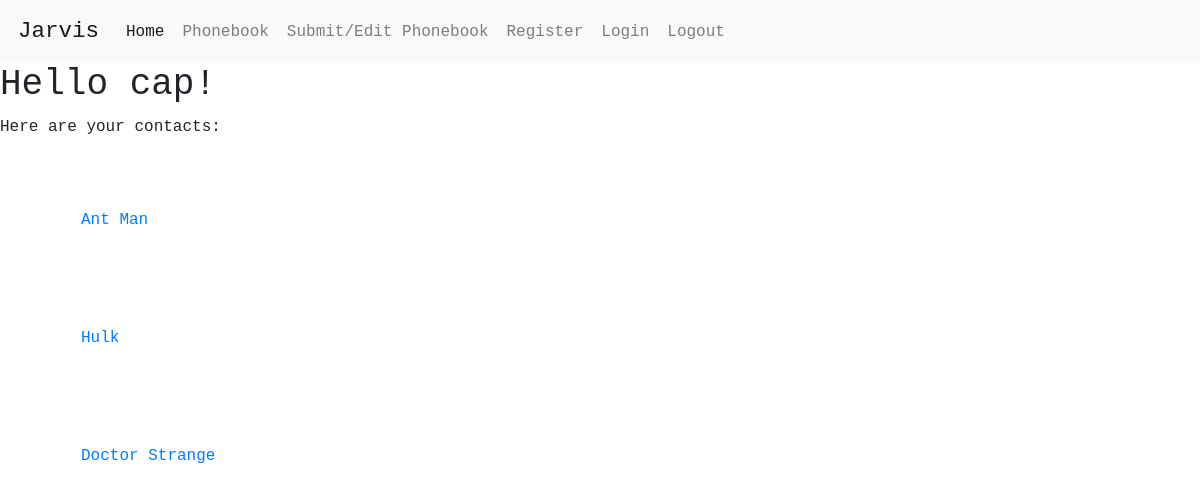
/phonebook.html (signed in), run on an earlier commit of the app's database.
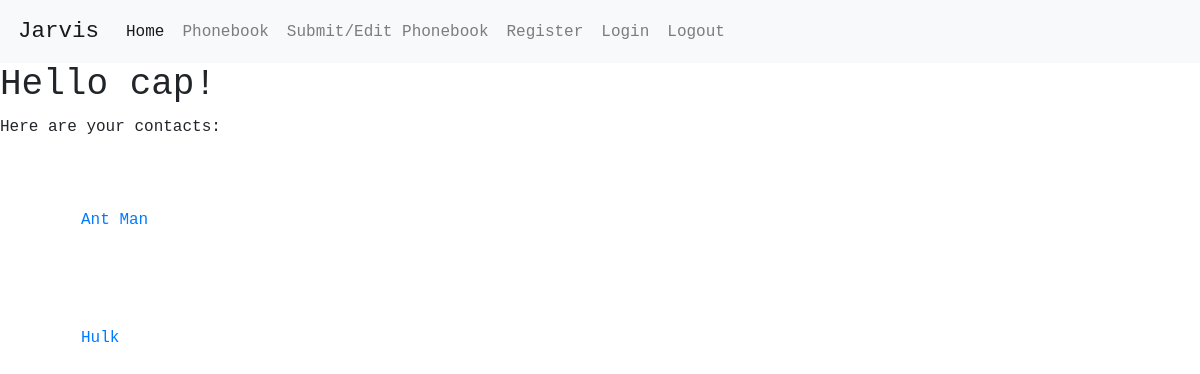
And on a later commit of the database.
### avengers_phonebook/models.py (models this page shows, shortened)
class User(db.Model, UserMixin):
    id = db.Column(db.Integer, primary_key = True)
    username = db.Column(db.String(150), nullable = True, unique = True, default="")
    email = db.Column(db.String(150), nullable = True, unique = True, default="")
    password = db.Column(db.String(256), nullable = True, default="")

class AvengerNum(db.Model):
    id = db.Column(db.Integer, primary_key = True)
    avenger_name = db.Column(db.String(200))
    phone_num = db.Column(db.String(10))
    date_created = db.Column(db.DateTime, nullable = False, default = datetime.utcnow)
    user_id = db.Column(db.Integer, db.ForeignKey('user.id'), nullable = False)

### avengers_phonebook/routes.py (the view)
@app.route('/phonebook.html')
def phonebook():
    nums = AvengerNum.query.all()
    return render_template('phonebook.html', nums = nums)

### avengers_phonebook/models.py (called while the page is built)
@login.user_loader
def load_user(user_id):
    return User.query.get(int(user_id))

### avengers_phonebook/templates/phonebook.html (shortened to what this page needs)
{% extends 'base.html' %}
{% block content %}
{% if current_user.is_authenticated %}
<h2>Hello {{ current_user.username }}!</h2>
<p>Here are your contacts:</p>
{% for num in nums %}
    <div class="container">
        <h3>
            <a href="{{ url_for('num_detail', num_id = num.id) }}">{{ num.avenger_name }}</a>
        </h3>
    </div>
{% endfor %}
{% else %}
<h2>Sorry, you gotta log-in first :)</h2>
{% endif %}
{% endblock content %}

### avengers_phonebook/templates/base.html (shortened to what this page needs)
<!DOCTYPE html>
<html lang="en">
<head>
<link rel="stylesheet" href="https://cdnjs.cloudflare.com/ajax/libs/twitter-bootstrap/4.5.0/css/bootstrap.min.css">
<link rel="stylesheet" href="https://cdnjs.cloudflare.com/ajax/libs/font-awesome/5.13.0/css/all.min.css">
<link rel="stylesheet" href="../static/css/main.css">
</head>
<body>
    {% include 'nav.html' %}
    {% block content %}
    {% endblock content %}
</body>
</html>

### avengers_phonebook/templates/nav.html (shortened to what this page needs)
<nav class="navbar navbar-expand-lg navbar-light bg-light">
    <a class="navbar-brand" href="{{ url_for('home') }}">Jarvis</a>
    <div class="collapse navbar-collapse" id="navbarNav">
      <ul class="navbar-nav">
        <li class="nav-item active">
          <a class="nav-link" href="{{ url_for('home') }}">Home <span class="sr-only">(current)</span></a>
        </li>
        <li class="nav-item">
          <a class="nav-link" href="{{ url_for('phonebook') }}">Phonebook</a>
        </li>
        <li class="nav-item">
          <a class="nav-link" href="{{ url_for('submitnum') }}">Submit/Edit Phonebook</a>
        </li>
        <li class="nav-item">
          <a class="nav-link" href="{{ url_for('register') }}">Register</a>
        </li>
        <li class="nav-item">
          <a class="nav-link" href="{{ url_for('login') }}">Login</a>
        </li>
        <li class="nav-item">
          <a class="nav-link" href="{{ url_for('logout') }}">Logout</a>
        </li>
      </ul>
    </div>
  </nav>

### avengers_phonebook/static/css/main.css (style rules this page uses)
* { font-family: monospace; font-size: large; }
h3 { margin-left: 3vw; margin-bottom: 5vh; padding-top: 5vh; }

What changed in the data, as far as the page shows it:
removed AvengerNum: avenger_name "Doctor Strange"
